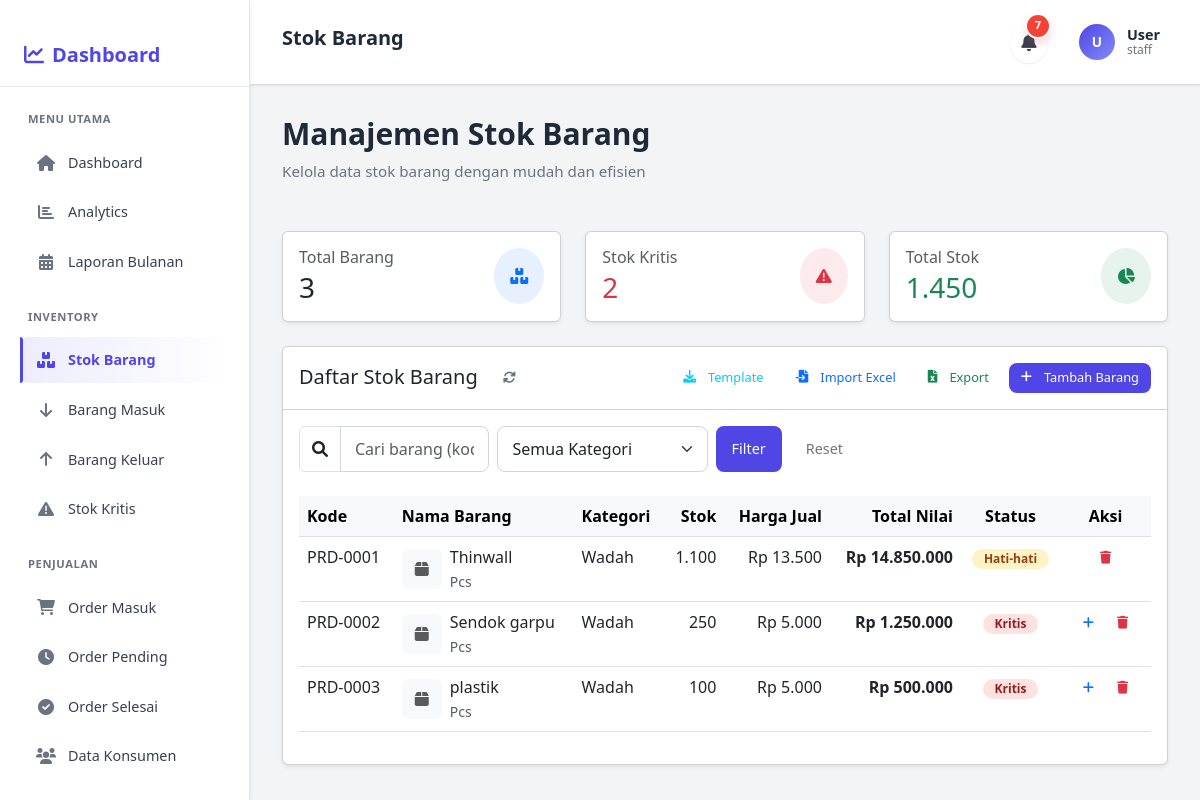
The page /stok_barang.php (signed in) on the database its author committed.
### tables this page shows
CREATE TABLE `products` (
  `id` int(11) NOT NULL,
  `kode_produk` varchar(50) NOT NULL,
  `nama_produk` varchar(255) NOT NULL,
  `kategori` varchar(100) DEFAULT NULL,
  `satuan` varchar(50) DEFAULT NULL,
  `harga_beli` decimal(15,2) DEFAULT 0.00,
  `harga_jual` decimal(15,2) NOT NULL DEFAULT 0.00,
  `stok_minimal` int(11) NOT NULL DEFAULT 10,
  `deskripsi` text DEFAULT NULL,
  `keterangan` text DEFAULT NULL,
  `image` varchar(255) DEFAULT NULL,
  `created_at` timestamp NOT NULL DEFAULT current_timestamp(),
  `updated_at` timestamp NOT NULL DEFAULT current_timestamp() ON UPDATE current_timestamp()
);

### stok_barang.php (the view, shortened to what the rows shown need)
<?php
$conn = getConnection();
$products = [];
$page = isset($_GET['page']) ? (int)$_GET['page'] : 1;
$per_page = 10;
$offset = ($page - 1) * $per_page;
try {
    $has_stock_mutations = $conn->query("SHOW TABLES LIKE 'stock_mutations'")->num_rows > 0;
    $query = "SELECT p.*";
    $query .= ", COALESCE(SUM(CASE WHEN sm.type = 'in' THEN sm.quantity ELSE -sm.quantity END), 0) as stok_akhir
              FROM products p
              LEFT JOIN stock_mutations sm ON p.id = sm.product_id
              WHERE 1=1";
    $params = [];
    $types = '';
    if ($has_stock_mutations) {
        $query .= " GROUP BY p.id, p.kode_produk, p.nama_produk, p.kategori, p.satuan, p.harga_jual, p.stok_minimal";
    }
    $query .= " ORDER BY CAST(SUBSTRING(p.kode_produk, 5) AS UNSIGNED) ASC, p.nama_produk ASC LIMIT ? OFFSET ?";
    $params[] = $per_page;
    $params[] = $offset;
    $types .= 'ii';
    $stmt = $conn->prepare($query);
    if (!empty($params)) {
        $stmt->bind_param($types, ...$params);
    }
    $stmt->execute();
    $products = $stmt->get_result()->fetch_all(MYSQLI_ASSOC);
} catch (Exception $e) {
    $error_message = "Terjadi kesalahan: " . $e->getMessage();
    error_log($error_message);
}
function formatRupiah($angka) {
    return 'Rp ' . number_format($angka, 0, ',', '.');
}
?>
<!DOCTYPE html>
<html lang="id">
<head>
    <link rel="stylesheet" href="https://cdnjs.cloudflare.com/ajax/libs/font-awesome/6.0.0/css/all.min.css">
    <link href="https://cdn.jsdelivr.net/npm/bootstrap@5.3.0/dist/css/bootstrap.min.css" rel="stylesheet">
</head>
<body>
    <div class="dashboard-container">
        <div class="main-content">
            <div class="navbar">
                <div class="navbar-left">
                    <h2 class="navbar-title">Stok Barang</h2>
                </div>
            </div>
            <div class="content-area">
                <div class="page-header">
                    <div class="header-left">
                        <h1 class="page-title">Manajemen Stok Barang</h1>
                    </div>
                </div>
                <div class="card shadow-sm">
                    <div class="card-body">
                        <div class="table-responsive">
                            <table class="table table-hover" id="stockTable">
                                <thead class="table-light">
                                    <tr>
                                        <th>Kode</th>
                                        <th>Nama Barang</th>
                                        <th>Kategori</th>
                                        <th class="text-end">Stok</th>
                                        <th class="text-end">Harga Jual</th>
                                        <th class="text-end">Total Nilai</th>
                                        <th class="text-center">Status</th>
                                        <th class="text-center">Aksi</th>
                                    </tr>
                                </thead>
                                <tbody>
                                    <?php if (count($products) > 0): ?>
                                        <?php foreach ($products as $product): ?>
                                            <?php
                                                $status = '';
                                                $status_class = '';
                                                $batas_kritis = 1000;
                                                if ($product['stok_akhir'] <= $batas_kritis) {
                                                    $status = 'Kritis';
                                                    $status_class = 'badge-danger';
                                                } elseif ($product['stok_akhir'] <= 2000) {
                                                    $status = 'Hati-hati';
                                                    $status_class = 'badge-warning';
                                                } else {
                                                    $status = 'Aman';
                                                    $status_class = 'badge-success';
                                                }
                                            ?>
                                            <tr>
                                                <td><?php echo htmlspecialchars($product['kode_produk']); ?></td>
                                                <td>
                                                    <div class="d-flex align-items-center">
                                                        <div class="bg-light rounded d-flex align-items-center justify-content-center me-2"
                                                             style="width: 40px; height: 40px;">
                                                            <i class="fas fa-box text-muted"></i>
                                                        </div>
                                                        <div>
                                                            <div class="fw-medium"><?php echo htmlspecialchars($product['nama_produk']); ?></div>
                                                            <small class="text-muted"><?php echo htmlspecialchars($product['satuan']); ?></small>
                                                        </div>
                                                    </div>
                                                </td>
                                                <td><?php echo htmlspecialchars($product['kategori']); ?></td>
                                                <td class="text-end"><?php echo number_format($product['stok_akhir'], 0, ',', '.'); ?></td>
                                                <td class="text-end"><?php echo formatRupiah($product['harga_jual']); ?></td>
                                                <td class="text-end fw-bold">
                                                    <?php echo formatRupiah($product['stok_akhir'] * $product['harga_jual']); ?>
                                                </td>
                                                <td class="text-center">
                                                    <span class="badge <?php echo $status_class; ?>">
                                                        <?php echo $status; ?>
                                                    </span>
                                                </td>
                                                <td class="text-center">
                                                    <div class="btn-group">
                                                        <?php if ($status === 'Kritis'): ?>
                                                            <button type="button"
                                                                    class="btn btn-sm btn-outline-primary"
                                                                    title="Tambah Stok"
                                                                    onclick="tambahStok(<?php echo (int)$product['id']; ?>, '<?php echo htmlspecialchars(addslashes($product['kode_produk'])); ?>', '<?php echo htmlspecialchars(addslashes($product['nama_produk'])); ?>', <?php echo (int)$product['stok_akhir']; ?>)">
                                                                <i class="fas fa-plus"></i>
                                                            </button>
                                                        <?php endif; ?>
                                                        <button type="button"
                                                                class="btn btn-sm btn-outline-danger"
                                                                title="Hapus"
                                                                onclick="confirmDelete(<?php echo $product['id']; ?>, '<?php echo htmlspecialchars(addslashes($product['nama_produk'])); ?>')">
                                                            <i class="fas fa-trash"></i>
                                                        </button>
                                                    </div>
                                                </td>
                                            </tr>
                                        <?php endforeach; ?>
                                    <?php endif; ?>
                                </tbody>
                            </table>
                        </div>
                    </div>
                </div>
            </div>
        </div>
    </div>
</body>
</html>

### rows shown on the page
products: kode_produk "PRD-0001", nama_produk "Thinwall", satuan "Pcs", kategori "Wadah", stok_akhir "1.100", harga_jual "Rp 13.500", harga_jual "Rp 14.850.000", status "Hati-hati"
products: kode_produk "PRD-0002", nama_produk "Sendok garpu", satuan "Pcs", kategori "Wadah", stok_akhir "250", harga_jual "Rp 5.000", harga_jual "Rp 1.250.000", status "Kritis"
products: kode_produk "PRD-0003", nama_produk "plastik", satuan "Pcs", kategori "Wadah", stok_akhir "100", harga_jual "Rp 5.000", harga_jual "Rp 500.000", status "Kritis"

### other values the page prints
$unread_notification_count "7"
substr($_SESSION['username'] ?? 'U', 0, 1) "U"
$_SESSION['username'] "User"
$_SESSION['role'] "staff"
$total_rows "3"
$critical_stock "2"
$total_stock "1.450"
